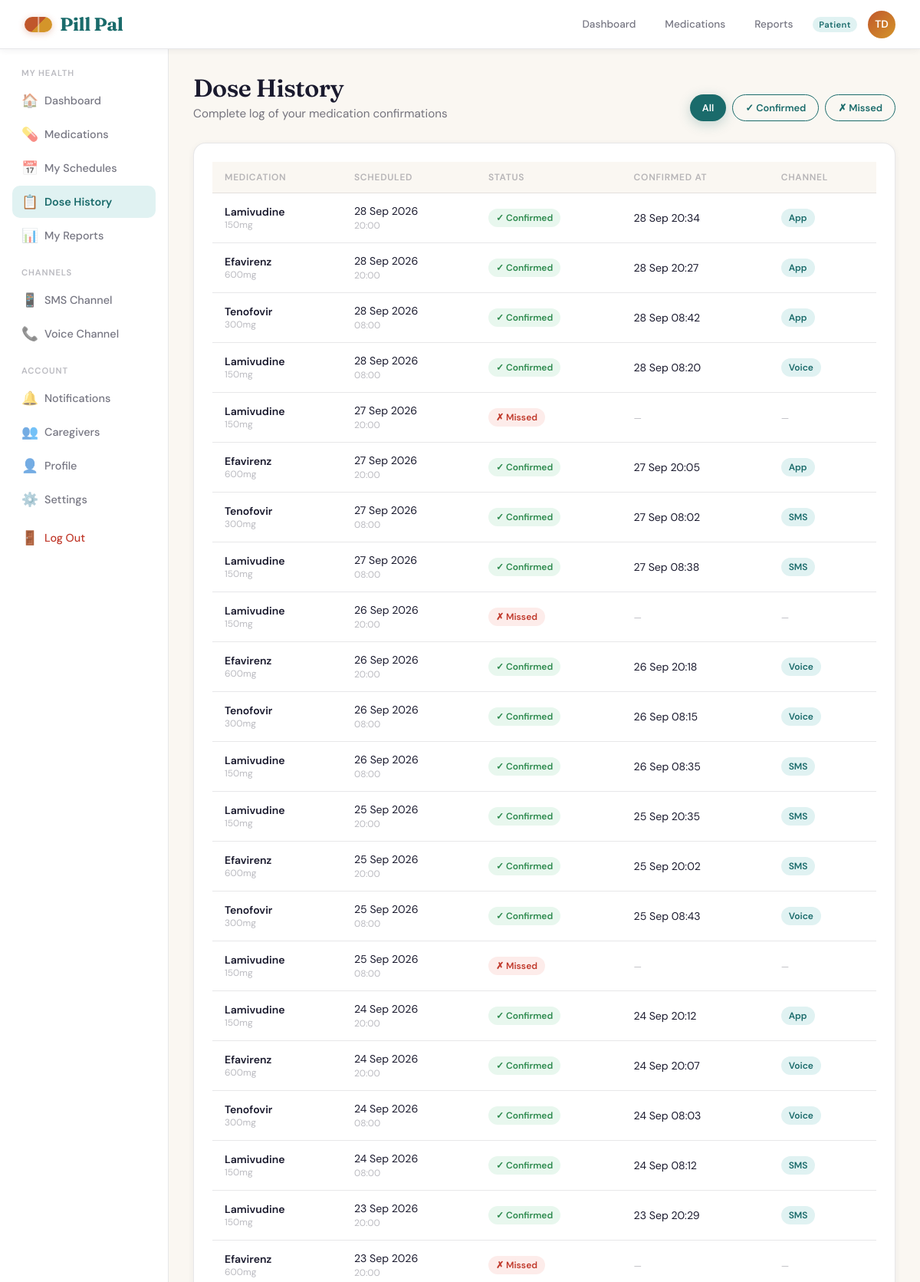
The page /medications/history/ (signed in, upper part) on the database its author committed.
### accounts/models.py (models this page shows, shortened)
class User(AbstractUser):
    ROLE_CHOICES = [
        ('patient', 'Patient'),
        ('caregiver', 'Caregiver'),
        ('clinic_admin', 'Clinic Admin'),
        ('chw', 'Community Health Worker'),
    ]
    CHANNEL_CHOICES = [
        ('sms', 'SMS'),
        ('voice', 'Voice Call'),
        ('app', 'App Push Notification'),
    ]
    LANGUAGE_CHOICES = [
        ('en', 'English'),
        ('zu', 'isiZulu'),
        ('xh', 'isiXhosa'),
        ('st', 'Sesotho'),
        ('tn', 'Setswana'),
    ]
    role = models.CharField(max_length=20, choices=ROLE_CHOICES, default='patient')
    phone_number = models.CharField(max_length=20, blank=True)
    date_of_birth = models.DateField(null=True, blank=True)
    language_preference = models.CharField(max_length=5, choices=LANGUAGE_CHOICES, default='en')
    channel_preference = models.CharField(max_length=10, choices=CHANNEL_CHOICES, default='sms')
    clinic = models.ForeignKey('core.Clinic', on_delete=models.SET_NULL, null=True, blank=True, related_name='users')
    notif_reminders = models.BooleanField(default=True)
    notif_refill = models.BooleanField(default=True)
    notif_broadcasts = models.BooleanField(default=True)
    notif_weekly = models.BooleanField(default=False)
    notif_caregiver_alerts = models.BooleanField(default=True)
    @property
    def initials(self):
        parts = self.get_full_name().split()
        return ''.join(p[0] for p in parts[:2]).upper() if parts else self.username[:2].upper()

### medications/models.py (models this page shows, shortened)
class DoseLog(models.Model):
    STATUS_CHOICES = [('confirmed', 'Confirmed'), ('missed', 'Missed'), ('pending', 'Pending')]
    METHOD_CHOICES = [('sms', 'SMS'), ('voice', 'Voice'), ('app', 'App'), ('manual', 'Manual')]
    schedule = models.ForeignKey(MedicationSchedule, on_delete=models.CASCADE, related_name='dose_logs')
    patient = models.ForeignKey(settings.AUTH_USER_MODEL, on_delete=models.CASCADE, related_name='dose_logs')
    scheduled_datetime = models.DateTimeField()
    confirmed_at = models.DateTimeField(null=True, blank=True)
    confirmation_method = models.CharField(max_length=10, choices=METHOD_CHOICES, blank=True)
    status = models.CharField(max_length=10, choices=STATUS_CHOICES, default='pending')
    escalated = models.BooleanField(default=False)
    class Meta:
        ordering = ['-scheduled_datetime']

class MedicationSchedule(models.Model):
    FREQUENCY_CHOICES = [
        ('once_daily', 'Once Daily'),
        ('twice_daily', 'Twice Daily'),
        ('three_daily', 'Three Times Daily'),
        ('weekly', 'Weekly'),
    ]
    patient = models.ForeignKey(settings.AUTH_USER_MODEL, on_delete=models.CASCADE, related_name='schedules')
    medication = models.ForeignKey(Medication, on_delete=models.CASCADE)
    dosage = models.CharField(max_length=100)
    frequency = models.CharField(max_length=20, choices=FREQUENCY_CHOICES, default='once_daily')
    scheduled_time_1 = models.TimeField()
    scheduled_time_2 = models.TimeField(null=True, blank=True)
    special_instructions = models.TextField(blank=True)
    is_active = models.BooleanField(default=True)
    start_date = models.DateField()
    end_date = models.DateField(null=True, blank=True)
    supply_days = models.IntegerField(default=30)

class Medication(models.Model):
    generic_name = models.CharField(max_length=200)
    brand_name = models.CharField(max_length=200, blank=True)
    drug_class = models.CharField(max_length=200, blank=True)
    description = models.TextField()
    how_to_take = models.TextField()
    side_effects = models.TextField()
    missed_dose_instructions = models.TextField()
    pill_color = models.CharField(max_length=50, default='#2A9090,#1A6B6B')

### medications/views.py (the view)
# urls.py: path('history/', views.dose_history, name='dose_history'),
@login_required
def dose_history(request):
    logs = DoseLog.objects.filter(patient=request.user).select_related('schedule__medication').order_by('-scheduled_datetime')
    status_filter = request.GET.get('status', '')
    if status_filter:
        logs = logs.filter(status=status_filter)
    return render(request, 'core/dose_history.html', {
        'logs': logs[:60],
        'status_filter': status_filter,
    })

### core/templates/core/dose_history.html (shortened to what this page needs)
{% extends 'core/base.html' %}
{% block content %}
<div class="page-header">
  <div class="header-row">
    <div>
      <h1>Dose History</h1>
      <p class="subtitle">Complete log of your medication confirmations</p>
    </div>
    <div style="display:flex;gap:8px;">
      <a href="{% url 'dose_history' %}" class="btn {% if not status_filter %}btn-primary{% else %}btn-ghost{% endif %} btn-sm">All</a>
      <a href="{% url 'dose_history' %}?status=confirmed" class="btn {% if status_filter == 'confirmed' %}btn-primary{% else %}btn-ghost{% endif %} btn-sm">✓ Confirmed</a>
      <a href="{% url 'dose_history' %}?status=missed" class="btn {% if status_filter == 'missed' %}btn-primary{% else %}btn-ghost{% endif %} btn-sm">✗ Missed</a>
    </div>
  </div>
</div>
<div class="card">
  {% if logs %}
  <div style="overflow-x:auto;">
    <table class="data-table">
      <thead>
        <tr>
          <th>Medication</th>
          <th>Scheduled</th>
          <th>Status</th>
          <th>Confirmed At</th>
          <th>Channel</th>
        </tr>
      </thead>
      <tbody>
        {% for log in logs %}
        <tr>
          <td>
            <div style="font-weight:600;">{{ log.schedule.medication.generic_name }}</div>
            <div class="text-xs">{{ log.schedule.dosage }}</div>
          </td>
          <td>{{ log.scheduled_datetime|date:"d M Y" }}<br><span class="text-xs">{{ log.scheduled_datetime|time:"H:i" }}</span></td>
          <td>
            {% if log.status == 'confirmed' %}
              <span class="badge badge-green">✓ Confirmed</span>
            {% elif log.status == 'missed' %}
              <span class="badge badge-red">✗ Missed</span>
            {% else %}
              <span class="badge badge-amber">Pending</span>
            {% endif %}
          </td>
          <td>
            {% if log.confirmed_at %}
              {{ log.confirmed_at|date:"d M" }} {{ log.confirmed_at|time:"H:i" }}
            {% else %}
              <span class="text-xs">—</span>
            {% endif %}
          </td>
          <td>
            {% if log.confirmation_method %}
              <span class="badge badge-teal">{{ log.get_confirmation_method_display }}</span>
            {% else %}
              <span class="text-xs">—</span>
            {% endif %}
          </td>
        </tr>
        {% endfor %}
      </tbody>
    </table>
  </div>
  {% endif %}
</div>
{% endblock %}

### core/templates/core/base.html (shortened to what this page needs)
<!DOCTYPE html>
<html lang="en">
<head>
{% load static %}
</head>
<body>
{% if user.is_authenticated %}
<header class="topbar">
  <a href="{% url 'landing' %}" class="logo"><span class="logo-pill"></span>Pill Pal</a>
  <div class="topbar-right">
    <a href="{% url 'dashboard' %}" class="nav-link {% if request.resolver_match.url_name == 'dashboard' %}active{% endif %}">Dashboard</a>
    {% if user.role == 'patient' %}
    <a href="{% url 'medications' %}" class="nav-link {% if request.resolver_match.url_name == 'medications' %}active{% endif %}">Medications</a>
    <a href="{% url 'reports' %}" class="nav-link {% if request.resolver_match.url_name == 'reports' %}active{% endif %}">Reports</a>
    {% endif %}
    <span class="role-badge">{{ user.get_role_display }}</span>
    <a href="{% url 'settings' %}" class="avatar" title="{{ user.get_full_name }}">{{ user.initials }}</a>
  </div>
</header>
<div class="app-layout">
  <aside class="sidebar">
    {% if user.role == 'patient' %}
    <div class="nav-section-label">My Health</div>
    <a href="{% url 'dashboard' %}" class="nav-item {% if request.resolver_match.url_name == 'dashboard' %}active{% endif %}"><span class="nav-icon">🏠</span>Dashboard</a>
    <a href="{% url 'medications' %}" class="nav-item {% if request.resolver_match.url_name in 'medications,medication_detail' %}active{% endif %}"><span class="nav-icon">💊</span>Medications</a>
    <a href="{% url 'schedule_list' %}" class="nav-item {% if request.resolver_match.url_name == 'schedule_list' %}active{% endif %}"><span class="nav-icon">📅</span>My Schedules</a>
    <a href="{% url 'dose_history' %}" class="nav-item {% if request.resolver_match.url_name == 'dose_history' %}active{% endif %}"><span class="nav-icon">📋</span>Dose History</a>
    <a href="{% url 'reports' %}" class="nav-item {% if request.resolver_match.url_name == 'reports' %}active{% endif %}"><span class="nav-icon">📊</span>My Reports</a>
    <div class="nav-section-label">Channels</div>
    <a href="{% url 'sms_simulator' %}" class="nav-item {% if request.resolver_match.url_name == 'sms_simulator' %}active{% endif %}"><span class="nav-icon">📱</span>SMS Channel</a>
    <a href="{% url 'voice_channel' %}" class="nav-item {% if request.resolver_match.url_name == 'voice_channel' %}active{% endif %}"><span class="nav-icon">📞</span>Voice Channel</a>
    <div class="nav-section-label">Account</div>
    <a href="{% url 'notifications' %}" class="nav-item {% if request.resolver_match.url_name == 'notifications' %}active{% endif %}"><span class="nav-icon">🔔</span>Notifications</a>
    <a href="{% url 'caregiver_management' %}" class="nav-item {% if request.resolver_match.url_name == 'caregiver_management' %}active{% endif %}"><span class="nav-icon">👥</span>Caregivers</a>
    <a href="{% url 'profile' %}" class="nav-item {% if request.resolver_match.url_name == 'profile' %}active{% endif %}"><span class="nav-icon">👤</span>Profile</a>
    <a href="{% url 'settings' %}" class="nav-item {% if request.resolver_match.url_name == 'settings' %}active{% endif %}"><span class="nav-icon">⚙️</span>Settings</a>
    {% endif %}
    <a href="{% url 'logout' %}" class="nav-item" style="color:var(--red)"><span class="nav-icon">🚪</span>Log Out</a>
  </aside>
  <main class="main-content fade-in">
    {% block content %}{% endblock %}
  </main>
</div>
{% else %}
{% block public_content %}{% endblock %}
{% endif %}
</body>
</html>

### rows shown on the page
User: role "Patient", initials "TD"
DoseLog: schedule.medication.generic_name "Lamivudine", schedule.dosage "150mg", scheduled_datetime "28 Sep 2026", scheduled_datetime "20:00", status "✓ Confirmed", confirmed_at "28 Sep", confirmed_at "20:34", confirmation_method "App"
DoseLog: schedule.medication.generic_name "Efavirenz", schedule.dosage "600mg", scheduled_datetime "28 Sep 2026", scheduled_datetime "20:00", status "✓ Confirmed", confirmed_at "28 Sep", confirmed_at "20:27", confirmation_method "App"
DoseLog: schedule.medication.generic_name "Tenofovir", schedule.dosage "300mg", scheduled_datetime "28 Sep 2026", scheduled_datetime "08:00", status "✓ Confirmed", confirmed_at "28 Sep", confirmed_at "08:42", confirmation_method "App"
DoseLog: schedule.medication.generic_name "Lamivudine", schedule.dosage "150mg", scheduled_datetime "28 Sep 2026", scheduled_datetime "08:00", status "✓ Confirmed", confirmed_at "28 Sep", confirmed_at "08:20", confirmation_method "Voice"
DoseLog: schedule.medication.generic_name "Lamivudine", schedule.dosage "150mg", scheduled_datetime "27 Sep 2026", scheduled_datetime "20:00", status "✗ Missed"
DoseLog: schedule.medication.generic_name "Efavirenz", schedule.dosage "600mg", scheduled_datetime "27 Sep 2026", scheduled_datetime "20:00", status "✓ Confirmed", confirmed_at "27 Sep", confirmed_at "20:05", confirmation_method "App"
DoseLog: schedule.medication.generic_name "Tenofovir", schedule.dosage "300mg", scheduled_datetime "27 Sep 2026", scheduled_datetime "08:00", status "✓ Confirmed", confirmed_at "27 Sep", confirmed_at "08:02", confirmation_method "SMS"
DoseLog: schedule.medication.generic_name "Lamivudine", schedule.dosage "150mg", scheduled_datetime "27 Sep 2026", scheduled_datetime "08:00", status "✓ Confirmed", confirmed_at "27 Sep", confirmed_at "08:38", confirmation_method "SMS"
DoseLog: schedule.medication.generic_name "Lamivudine", schedule.dosage "150mg", scheduled_datetime "26 Sep 2026", scheduled_datetime "20:00", status "✗ Missed"
DoseLog: schedule.medication.generic_name "Efavirenz", schedule.dosage "600mg", scheduled_datetime "26 Sep 2026", scheduled_datetime "20:00", status "✓ Confirmed", confirmed_at "26 Sep", confirmed_at "20:18", confirmation_method "Voice"
DoseLog: schedule.medication.generic_name "Tenofovir", schedule.dosage "300mg", scheduled_datetime "26 Sep 2026", scheduled_datetime "08:00", status "✓ Confirmed", confirmed_at "26 Sep", confirmed_at "08:15", confirmation_method "Voice"
DoseLog: schedule.medication.generic_name "Lamivudine", schedule.dosage "150mg", scheduled_datetime "26 Sep 2026", scheduled_datetime "08:00", status "✓ Confirmed", confirmed_at "26 Sep", confirmed_at "08:35", confirmation_method "SMS"
DoseLog: schedule.medication.generic_name "Lamivudine", schedule.dosage "150mg", scheduled_datetime "25 Sep 2026", scheduled_datetime "20:00", status "✓ Confirmed", confirmed_at "25 Sep", confirmed_at "20:35", confirmation_method "SMS"
DoseLog: schedule.medication.generic_name "Efavirenz", schedule.dosage "600mg", scheduled_datetime "25 Sep 2026", scheduled_datetime "20:00", status "✓ Confirmed", confirmed_at "25 Sep", confirmed_at "20:02", confirmation_method "SMS"
DoseLog: schedule.medication.generic_name "Tenofovir", schedule.dosage "300mg", scheduled_datetime "25 Sep 2026", scheduled_datetime "08:00", status "✓ Confirmed", confirmed_at "25 Sep", confirmed_at "08:43", confirmation_method "Voice"
DoseLog: schedule.medication.generic_name "Lamivudine", schedule.dosage "150mg", scheduled_datetime "25 Sep 2026", scheduled_datetime "08:00", status "✗ Missed"
DoseLog: schedule.medication.generic_name "Lamivudine", schedule.dosage "150mg", scheduled_datetime "24 Sep 2026", scheduled_datetime "20:00", status "✓ Confirmed", confirmed_at "24 Sep", confirmed_at "20:12", confirmation_method "App"
DoseLog: schedule.medication.generic_name "Efavirenz", schedule.dosage "600mg", scheduled_datetime "24 Sep 2026", scheduled_datetime "20:00", status "✓ Confirmed", confirmed_at "24 Sep", confirmed_at "20:07", confirmation_method "Voice"
DoseLog: schedule.medication.generic_name "Tenofovir", schedule.dosage "300mg", scheduled_datetime "24 Sep 2026", scheduled_datetime "08:00", status "✓ Confirmed", confirmed_at "24 Sep", confirmed_at "08:03", confirmation_method "Voice"
DoseLog: schedule.medication.generic_name "Lamivudine", schedule.dosage "150mg", scheduled_datetime "24 Sep 2026", scheduled_datetime "08:00", status "✓ Confirmed", confirmed_at "24 Sep", confirmed_at "08:12", confirmation_method "SMS"
DoseLog: schedule.medication.generic_name "Lamivudine", schedule.dosage "150mg", scheduled_datetime "23 Sep 2026", scheduled_datetime "20:00", status "✓ Confirmed", confirmed_at "23 Sep", confirmed_at "20:29", confirmation_method "SMS"
DoseLog: schedule.medication.generic_name "Efavirenz", schedule.dosage "600mg", scheduled_datetime "23 Sep 2026", scheduled_datetime "20:00", status "✗ Missed"
